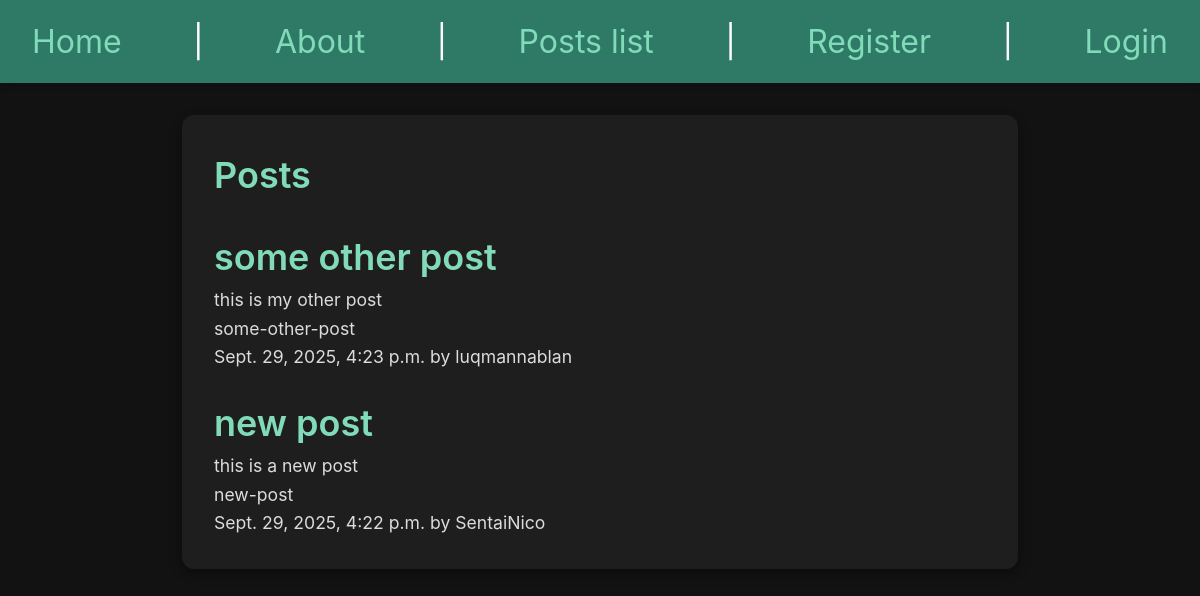
/posts/, run on the app's committed database.
### posts/models.py (models this page shows, shortened)
class Post(models.Model):
    title = models.CharField(max_length=75)
    body = models.TextField()
    slug = models.SlugField()
    date = models.DateTimeField(auto_now_add=True)
    banner = models.ImageField(default='fallback.png', blank=True)
    author = models.ForeignKey(User, on_delete=models.CASCADE, default=None)

### posts/views.py (the view)
# urls.py: path('', views.posts_list, name="list"),
def posts_list(request):
    posts = Post.objects.all().order_by('-date')
    return render(request, 'posts/posts_list.html', {'posts': posts})

### posts/templates/posts/posts_list.html (shortened to what this page needs)
<!DOCTYPE html>
{% extends "layout.html" %}
{% block content %}
    <section>
        <h1>Posts</h1>
        {%for post in posts%}
            <article class="post">
                <h2>
                    <a href= "{% url 'posts:page' slug=post.slug %}">
                        {{post.title}}
                    </a>
                </h2>
                <p>{{post.body}}</p>
                <p>{{post.slug}}</p>
                <p>{{post.date}} by {{post.author}} </p>
            </article>
        {% endfor %}
    </section>
{% endblock content %}

### static/css/style.css (style rules this page uses)
* { margin: 0; padding: 0; box-sizing: border-box; }
body { min-height: 100vh; background-color: #121212; color: #f5f5f5; font-family: "Inter", "Segoe UI", sans-serif; line-height: 1.6; }
section { display: flex; flex-flow: column; gap: 1.5rem; background-color: #1E1E1E; padding: 2rem; border-radius: 12px; box-shadow: 0 4px 12px rgba(0, 0, 0, 0.4); }
h1, h2 { font-size: 2.25rem; font-weight: 600; color: #81dbb8; }
p { font-size: 1.1rem; color: #dcdcdc; }
a { text-decoration: none; color: #81dbb8; transition: color 0.3s, transform 0.2s; }

### data on the page
Post: title "some other post", body "this is my other post", slug "some-other-post", date "Sept. 29, 2025, 4:23 p.m.", author "luqmannablan"
Post: title "new post", body "this is a new post", slug "new-post", date "Sept. 29, 2025, 4:22 p.m.", author "SentaiNico"
